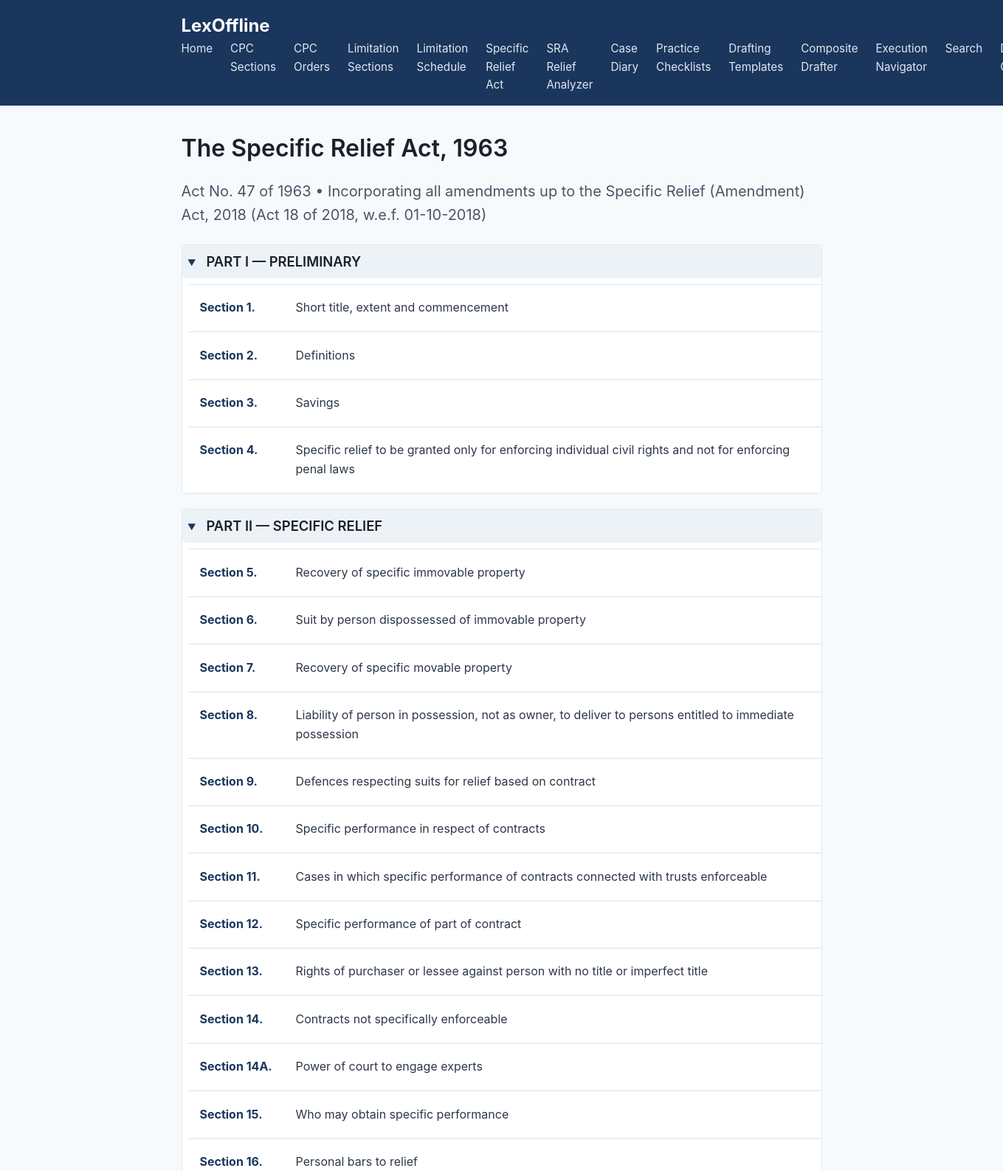
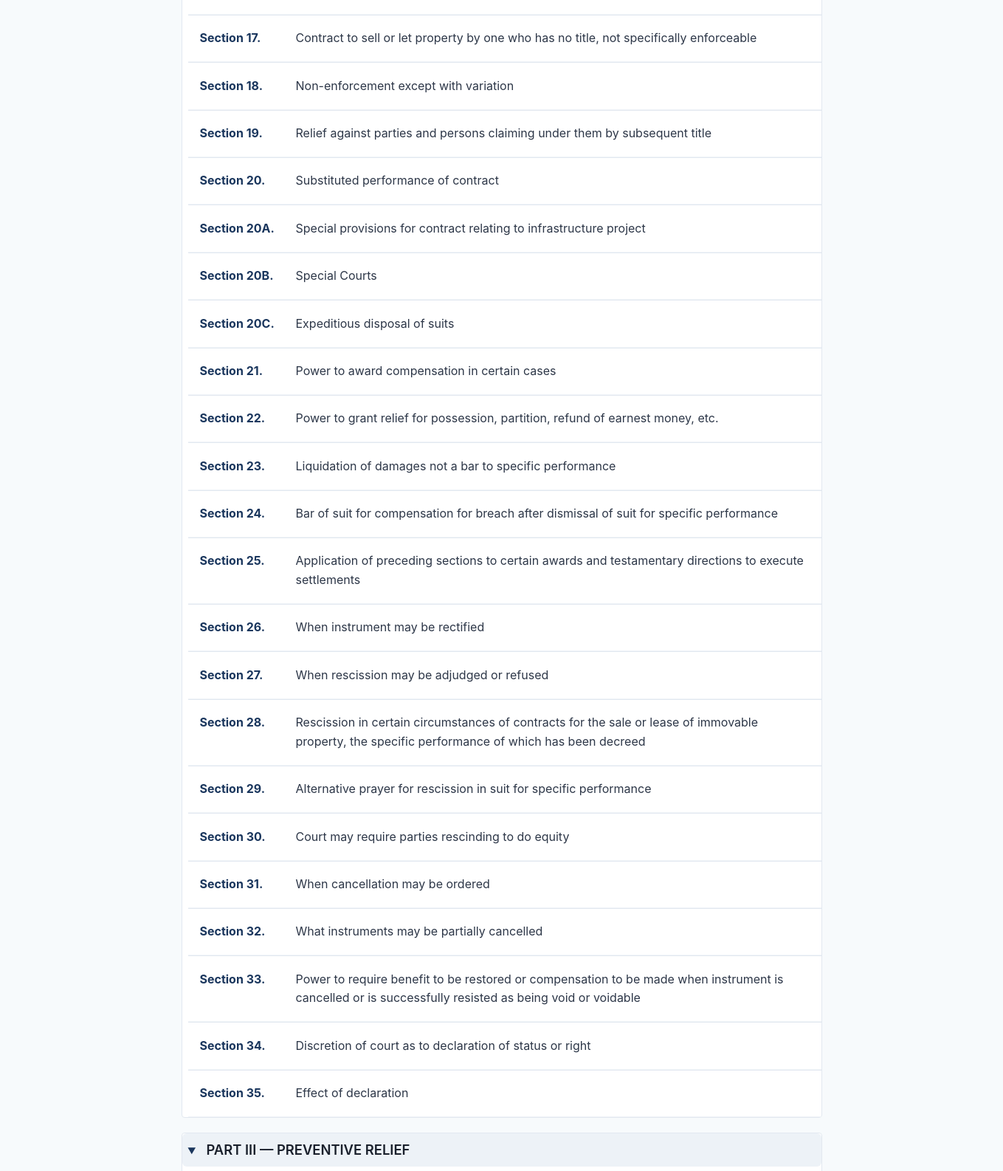
Screenshot of /sra/sections (upper part) with the database file from the repository (2 pictures, top to bottom).
### tables this page shows
CREATE TABLE sra_sections (
    id INTEGER PRIMARY KEY AUTOINCREMENT,
    section_no TEXT,
    title TEXT,
    part TEXT,
    chapter TEXT,
    text TEXT
);

### web/app.py (the view)
@app.route('/sra/sections')
def sra_sections():
    db = get_db()
    parts_raw = db.sra_sections_by_part()
    parts = {}
    for part_name, secs in parts_raw.items():
        parts[part_name] = rows_to_dicts(secs)
    return render_template('sra_sections.html', parts=parts)

### web/app.py (called while the page is built)
def get_db():
    db = getattr(g, '_database', None)
    if db is None:
        db = g._database = ActDatabase(DATABASE)
    return db

@app.teardown_appcontext
def close_connection(exception):
    db = getattr(g, '_database', None)
    if db is not None:
        db.close()

def rows_to_dicts(rows):
    return [dict(r) for r in rows] if rows else []

### web/templates/sra_sections.html (shortened to what this page needs)
{% extends "base.html" %}
{% block content %}
<div class="header-section" style="margin-bottom: 1.5rem;">
    <h1>The Specific Relief Act, 1963</h1>
    <p class="subtitle">Act No. 47 of 1963 &bull; Incorporating all amendments up to the Specific Relief (Amendment) Act, 2018 (Act 18 of 2018, w.e.f. 01-10-2018)</p>
</div>
<div class="provision-list">
    {% for part_name, sections in parts.items() %}
    <details class="part-group" open style="margin-bottom: 1.25rem;">
        <summary style="cursor: pointer; padding: 0.5rem; background: #edf2f7; border-radius: 6px; font-weight: bold; color: #1a365d;">
            <h2 style="display: inline; font-size: 1.15rem; margin-left: 0.5rem;">{{ part_name }}</h2>
        </summary>
        <ul class="item-list" style="list-style: none; padding-left: 0.5rem; margin-top: 0.5rem;">
            {% for section in sections %}
            <li style="padding: 0.4rem 0; border-bottom: 1px solid #f0f4f8;">
                <a href="/sra/section/{{ section.id }}" style="text-decoration: none; color: #2b6cb0; display: flex; gap: 0.75rem; align-items: baseline;">
                    <span class="item-no" style="font-weight: bold; min-width: 110px; color: #1a365d;">
                        {% if section.section_no == 'Schedule' %}The Schedule{% else %}Section {{ section.section_no }}.{% endif %}
                    </span>
                    <span class="item-title" style="color: #2d3748;">{{ section.title }}</span>
                </a>
            </li>
            {% endfor %}
        </ul>
    </details>
    {% endfor %}
</div>
{% endblock %}

### web/static/style.css (style rules this page uses)
* { box-sizing: border-box; margin: 0; padding: 0; }
body { font-family: -apple-system, BlinkMacSystemFont, "Segoe UI", Roboto, Helvetica, Arial, sans-serif; line-height: 1.6; color: #2d3748; background-color: #f7fafc; }
h1, h2, h3, h4 { margin-bottom: 0.5em; color: #1a202c; font-weight: 600; }
a { color: #3182ce; text-decoration: none; }
.subtitle { font-size: 1.25rem; color: #4a5568; margin-bottom: 1rem; }
.part-group, .order-group { margin-bottom: 1rem; background: white; border: 1px solid #e2e8f0; border-radius: 4px; }
summary { padding: 1rem; cursor: pointer; background-color: #edf2f7; font-weight: bold; }
.item-list { list-style: none; padding: 0; }
.item-list li { border-top: 1px solid #e2e8f0; }
.item-list a { display: block; padding: 0.75rem 1rem; color: #2d3748; }
.item-no { font-weight: 600; margin-right: 0.5rem; }

### rows the page displays
sra_sections: part "PART I — PRELIMINARY", section_no "1", title "Short title, extent and commencement"
sra_sections: section_no "2", title "Definitions"
sra_sections: section_no "3", title "Savings"
sra_sections: section_no "4", title "Specific relief to be granted only for enforcing individual civil rights and not for enforcing penal laws"
sra_sections: part "PART II — SPECIFIC RELIEF", section_no "5", title "Recovery of specific immovable property"
sra_sections: section_no "6", title "Suit by person dispossessed of immovable property"
sra_sections: section_no "7", title "Recovery of specific movable property"
sra_sections: section_no "8", title "Liability of person in possession, not as owner, to deliver to persons entitled to immediate possession"
sra_sections: section_no "9", title "Defences respecting suits for relief based on contract"
sra_sections: section_no "10", title "Specific performance in respect of contracts"
sra_sections: section_no "11", title "Cases in which specific performance of contracts connected with trusts enforceable"
sra_sections: section_no "12", title "Specific performance of part of contract"
sra_sections: section_no "13", title "Rights of purchaser or lessee against person with no title or imperfect title"
sra_sections: section_no "14", title "Contracts not specifically enforceable"
sra_sections: section_no "14A", title "Power of court to engage experts"
sra_sections: section_no "15", title "Who may obtain specific performance"
sra_sections: section_no "16", title "Personal bars to relief"
sra_sections: section_no "17", title "Contract to sell or let property by one who has no title, not specifically enforceable"
sra_sections: section_no "18", title "Non-enforcement except with variation"
sra_sections: section_no "19", title "Relief against parties and persons claiming under them by subsequent title"
sra_sections: section_no "20", title "Substituted performance of contract"
sra_sections: section_no "20A", title "Special provisions for contract relating to infrastructure project"
sra_sections: section_no "20B", title "Special Courts"
sra_sections: section_no "20C", title "Expeditious disposal of suits"
sra_sections: section_no "21", title "Power to award compensation in certain cases"
sra_sections: section_no "22", title "Power to grant relief for possession, partition, refund of earnest money, etc."
sra_sections: section_no "23", title "Liquidation of damages not a bar to specific performance"
sra_sections: section_no "24", title "Bar of suit for compensation for breach after dismissal of suit for specific performance"
sra_sections: section_no "25", title "Application of preceding sections to certain awards and testamentary directions to execute settlements"
sra_sections: section_no "26", title "When instrument may be rectified"
sra_sections: section_no "27", title "When rescission may be adjudged or refused"
sra_sections: section_no "28", title "Rescission in certain circumstances of contracts for the sale or lease of immovable property, the specific performance of which has been decreed"
sra_sections: section_no "29", title "Alternative prayer for rescission in suit for specific performance"
sra_sections: section_no "30", title "Court may require parties rescinding to do equity"
sra_sections: section_no "31", title "When cancellation may be ordered"
sra_sections: section_no "32", title "What instruments may be partially cancelled"
sra_sections: section_no "33", title "Power to require benefit to be restored or compensation to be made when instrument is cancelled or is successfully resisted as being void or voidable"
sra_sections: section_no "34", title "Discretion of court as to declaration of status or right"
sra_sections: section_no "35", title "Effect of declaration"
sra_sections: part "PART III — PREVENTIVE RELIEF"
